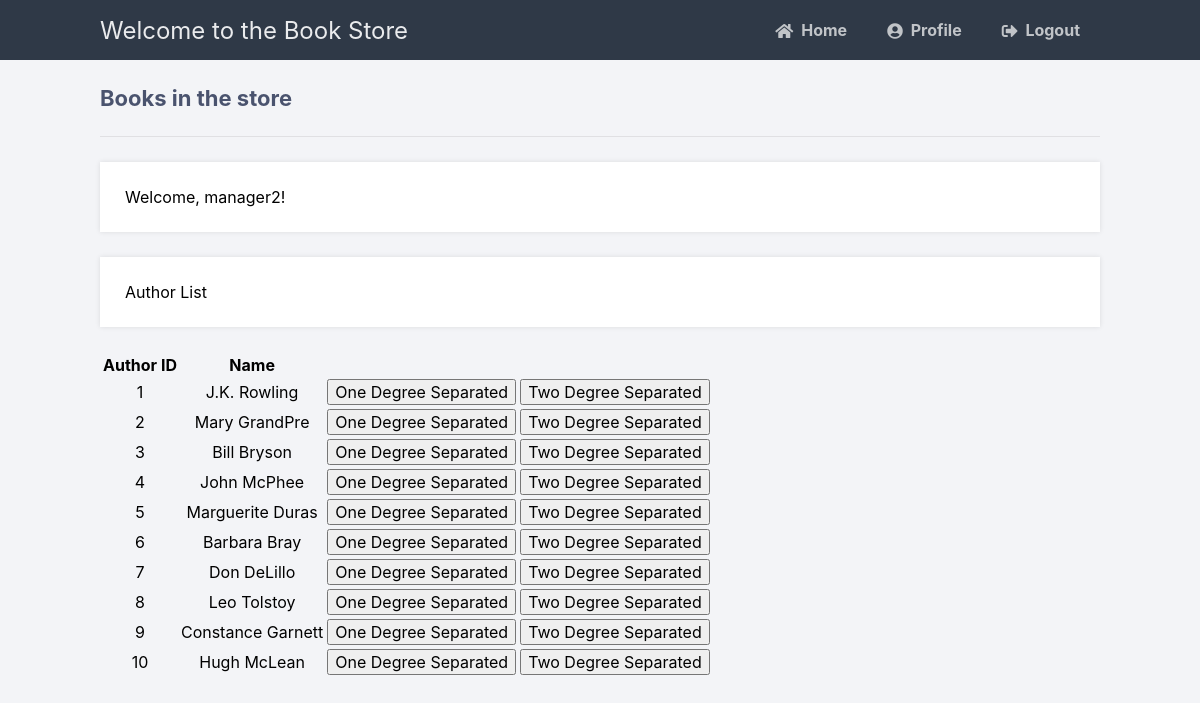
Screenshot of /displayAuthor (signed in) with the database file from the repository.
### tables this page shows
CREATE TABLE Author (
            authorID INTEGER PRIMARY KEY AUTOINCREMENT,
            name TEXT NOT NULL
);

### main.py (the view)
@app.route('/displayAuthor', methods=['GET', 'POST'])
def displayAuthor():
    if 'loggedin' in session and (session['type'] == 1 or session['type'] == 0):
        msg = ''
        if request.method == 'GET':
            with sql.connect("Book.db") as con:
                cursor = con.cursor()
                cursor.execute(
                    'SELECT * FROM Author')
                author = cursor.fetchall()
                if not author:
                    msg = 'No Author Found!'
                else:
                    print(author)
                    return render_template('displayAuthor.html', data=author, username=session['username'])
    return redirect(url_for('login'))

### templates/displayAuthor.html (shortened to what this page needs)
{% extends 'layout.html' %}
{% block content %}
<h2>Books in the store</h2>
<p>Welcome, {{ username }}!</p>
<p>Author List</p>
<table>
    <thead>
      <tr>
          <th>Author ID</th>
          <th>Name</th>
          <th></th>
          <th></th>
      </tr>
      </thead>
      <tbody>
       {% for item in data %}
       <form action="{{ url_for('degreeSeparation') }}" method="get" autocomplete="off">
              <tr>
                  <td style="text-align:center">{{item[0]}}</td>
                  <td style="text-align:center">{{item[1]}}</td>
                  <td><button type="submit" name="degree" value="onedegree">One Degree Separated</button></td>
                  <td><button type="submit" name="degree" value="twodegree">Two Degree Separated</button></td>
              </tr>
            </form>
          {% endfor %}
      </tbody>
  </table>
{% endblock %}

### static/style.css (style rules this page uses)
* { box-sizing: border-box; font-family: -apple-system, BlinkMacSystemFont, "segoe ui", roboto, oxygen, ubuntu, cantarell, "fira sans", "droid sans", "helvetica neue", Arial, sans-serif; font-size: 16px; -webkit-font-smoothing: antialiased; -moz-osx-font-smoothing: grayscale; }
body { background-color: #758283; margin: 0; }
body.loggedin { background-color: #f3f4f7; }
.content h2 { margin: 0; padding: 25px 0; font-size: 22px; border-bottom: 1px solid #e0e0e3; color: #4a536e; }
.content > p, .content > div { box-shadow: 0 0 5px 0 rgba(0, 0, 0, 0.1); margin: 25px 0; padding: 25px; background-color: #fff; }

### rows the page displays
Author: authorID "1", name "J.K. Rowling"
Author: authorID "2", name "Mary GrandPre"
Author: authorID "3", name "Bill Bryson"
Author: authorID "4", name "John McPhee"
Author: authorID "5", name "Marguerite Duras"
Author: authorID "6", name "Barbara Bray"
Author: authorID "7", name "Don DeLillo"
Author: authorID "8", name "Leo Tolstoy"
Author: authorID "9", name "Constance Garnett"
Author: authorID "10", name "Hugh McLean"

### other values shown
{{ username }} "manager2"
